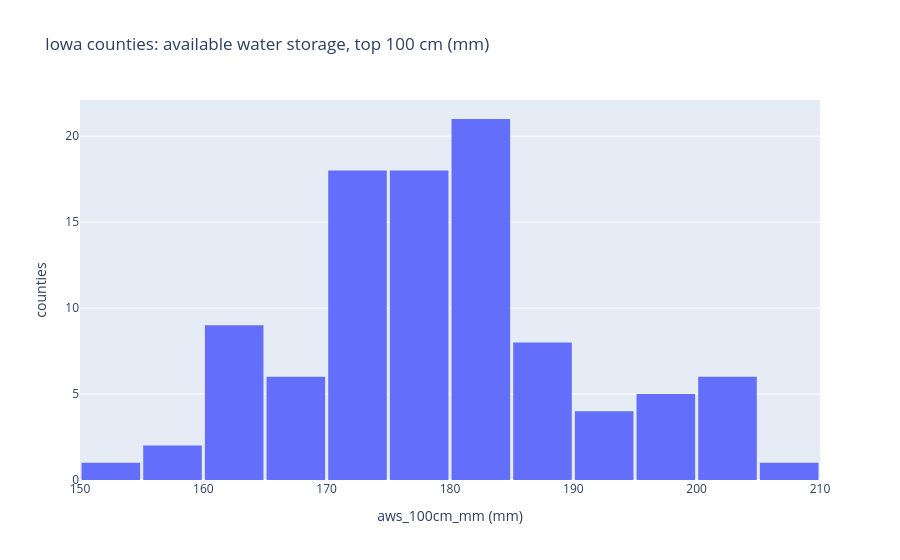

This figure's notebook cell:
### Code cell
print("aws_100cm_mm across 99 Iowa counties:")
display(county["aws_100cm_mm"].describe().round(2).to_frame().T)
print("\nOther county-level soil fields:")
display(county[["droughty_pct", "nccpi_CORN", "nccpi_SOYBEANS", "nccpi_sg"]].describe().round(3).T)

fig = px.histogram(county, x="aws_100cm_mm", nbins=25,
                   title="Iowa counties: available water storage, top 100 cm (mm)",
                   labels={"aws_100cm_mm": "aws_100cm_mm (mm)"})
fig.update_layout(bargap=0.05, yaxis_title="counties")
fig.show()

### Figure 1 — Plotly figure (JSON) as saved in the notebook; plotly's stock layout.template omitted (floating-point values rounded to 4 significant figures)
{"data": [{"bingroup": "x", "hovertemplate": "aws_100cm_mm (mm)=%{x}<br>count=%{y}<extra></extra>", "legendgroup": "", "marker": {"color": "#636efa", "pattern": {"shape": ""}}, "name": "", "nbinsx": 25, "orientation": "v", "showlegend": false, "type": "histogram", "x": [181.1, 177.6, 170.6, 162.2, 189.5, 172.4, 161.5, 179.2, 154.2, 162.2, 186.6, 163.0, 181.3, 190.0, 189.5, 180.7, 175.3, 197.6, 165.6, 163.8, 184.7, 174.2, 181.2, 204.7, 183.7, 163.4, 162.7, 170.6, 178.3, 181.6, 173.8, 186.2, 172.1, 158.7, 179.7, 197.4, 183.2, 184.1, 180.5, 171.9, 182.8, 183.5, 198.7, 178.4, 168.8, 181.9, 201.9, 174.2, 174.6, 176.4, 172.7, 176.1, 177.1, 175.9, 181.5, 170.5, 165.1, 170.4, 164.5, 189.9, 180.8, 178.8, 171.9, 184.8, 200.4, 164.9, 184.7, 166.8, 191.1, 171.5, 201.5, 186.8, 190.1, 179.3, 205.8, 181.3, 185.3, 201.3, 177.7, 167.0, 190.5, 182.7, 201.7, 198.6, 182.7, 179.6, 178.5, 179.0, 165.8, 173.4, 177.6, 180.3, 156.7, 173.7, 188.9, 175.5, 199.3, 173.3, 173.8], "xaxis": "x", "yaxis": "y"}], "layout": {"bargap": 0.05, "barmode": "relative", "legend": {"tracegroupgap": 0}, "title": {"text": "Iowa counties: available water storage, top 100 cm (mm)"}, "xaxis": {"anchor": "y", "domain": [0.0, 1.0], "title": {"text": "aws_100cm_mm (mm)"}}, "yaxis": {"anchor": "x", "domain": [0.0, 1.0], "title": {"text": "counties"}}}}
